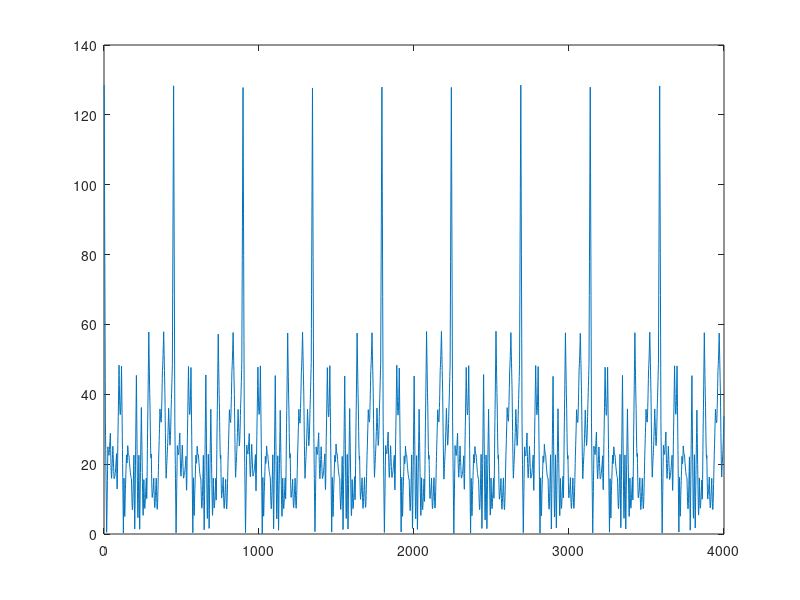

Source code (MATLAB): (Note: this script raises an error after producing the figure.)
function prac1_422()
Fs=2e6; fOffset=6930; FILE="freqB_1s_2Msps.cf32"; VAR_NAME="x";
if ~isfile(FILE)
    gen_freqB_cf32(FILE);
end
x=load_iq("raw_cf32",FILE,VAR_NAME);
if isempty(x)
    [f,p]=uigetfile({'*.cf32;*.bin','Raw cf32';'*.mat','MAT files'},'Select IQ file');
    if isequal(f,0), error('No file selected'); end
    FILE=fullfile(p,f);
    if endsWith(lower(f),'.mat'), x=load_iq("mat",FILE,VAR_NAME); else, x=load_iq("raw_cf32",FILE,VAR_NAME); end
end
x=freq_correct(x,Fs,fOffset);
pre=make_bpsk_preamble();
r=conv(x,conj(flipud(pre)),'valid');
[thr,~]=robust_thr(abs(r));
[~,locs]=findpeaks(abs(r),'MinPeakHeight',thr,'MinPeakDistance',round(numel(pre)*0.75));
if ~isempty(locs)
    s=max(1,locs(1)-500); e=min(numel(r),s+4000-1); idx=s:e;
else
    idx=1:min(4000,numel(r));
end
figure('Color','w'); plot(abs(r(idx))); hold on; yline(thr,'LineWidth',1.5); xlabel('Time (samples)'); ylabel('R_{xx}'); title('Correlator output'); grid on; hold off;
PRE=128; MSG=320;
for k=1:numel(locs)
    start=locs(k)-numel(pre)+1;
    if start<1 || start+PRE+MSG-1>numel(x), continue; end
    blk=x(start+PRE:start+PRE+MSG-1);
    syms=slice_qpsk(blk,16,20);
    [symsC,phi]=qpsk_phase_correct(syms);
    bits=qpsk_to_bits(symsC);
    cands=try_decodes(bits);
    best=pick_printable(cands);
    fprintf('Peak %d @ %d | phase=%.2f deg | word: %s\n',k,start,phi*180/pi,best);
end
end

function gen_freqB_cf32(outpath)
Fs=2e6; N=Fs*1; f0=6930;
bits=[1 1 1 1 0 0 1 1 1 0 1 0 0 0 0 0]';
pre=complex(repelem(single(2*bits-1),8),0);
by=uint8('HELLO_WORLD_12345__');
b=reshape(de2bi(by,'left-msb').',[],1);
if numel(b)<40, b(end+1:40)=0; end
b=b(1:40);
I=single(b(1:2:end)*2-1); Q=single(b(2:2:end)*2-1);
qpsk=complex(I,Q);
data=repelem(qpsk,16);
frame=[pre;data];
rep=50;
seq=repmat(frame,rep,1);
x=zeros(N,1,'single');
x(1:numel(seq))=seq(1:min(numel(seq),N));
n=(0:N-1).'; phi=2*pi*f0/Fs.*n;
x=x.*exp(1j*phi);
x=x+(randn(N,1,'single')+1j*randn(N,1,'single'))*0.02;
A=[real(x).'; imag(x).'];
fid=fopen(outpath,'wb'); fwrite(fid,A,'float32'); fclose(fid);
end

function x=load_iq(mode,path,varName)
x=[];
if strcmp(mode,"raw_cf32")
    fid=fopen(path,'rb'); if fid<0, return; end
    raw=fread(fid,[2,Inf],'float32=>single'); fclose(fid);
    if isempty(raw), return; end
    x=complex(raw(1,:),raw(2,:)).';
elseif strcmp(mode,"mat")
    if ~isfile(path), return; end
    s=load(path,varName); if ~isfield(s,varName), return; end
    x=s.(varName); if ~iscolumn(x), x=x(:); end
end
x=complex(single(real(x)),single(imag(x)));
end

function y=freq_correct(x,Fs,fOff)
n=(0:numel(x)-1).'; y=x.*exp(-1j*2*pi*(fOff/Fs).*n);
end

function pre=make_bpsk_preamble()
bits=[1 1 1 1 0 0 1 1 1 0 1 0 0 0 0 0].';
s=single(2*bits-1); pre=complex(repelem(s,8),0);
end

function [T,madv]=robust_thr(a)
med=median(a); madv=median(abs(a-med))+1e-6; T=med+8*madv;
end

function syms=slice_qpsk(y,sps,Nsym)
idx=(0:Nsym-1)*sps+floor(sps/2)+1; syms=y(idx);
end

function [z,phi]=qpsk_phase_correct(sym)
ang4=angle(mean(sym.^4)); phi=ang4/4; z=sym.*exp(-1j*phi);
end

function bits=qpsk_to_bits(sym)
I=real(sym)>0; Q=imag(sym)>0; bits=zeros(2*numel(sym),1,'uint8');
for k=1:numel(sym)
    if I(k)&&Q(k), b=[0;0];
    elseif ~I(k)&&Q(k), b=[0;1];
    elseif ~I(k)&&~Q(k), b=[1;1];
    else, b=[1;0];
    end
    bits(2*k-1:2*k)=b;
end
end

function outs=try_decodes(bits)
C={}; cand={bits,1-bits,pairflip(bits),1-pairflip(bits)};
for i=1:numel(cand)
    b=cand{i}; B8=reshape(b,8,[]).';
    txt1=char(bi2de(B8,'left-msb')).';
    txt2=char(bi2de(fliplr(B8),'left-msb')).';
    C{end+1}=string(sanitize(txt1));
    C{end+1}=string(sanitize(txt2));
end
outs=unique(string(C),'stable');
end

function s=pick_printable(cands)
scores=arrayfun(@(t) sum(t>=32 & t<=126), double(cands));
[~,i]=max(scores); s=cands(i);
end

function b=pairflip(bits)
B=reshape(bits,2,[]).'; B=fliplr(B); b=reshape(B.',[],1);
end

function t=sanitize(txt)
v=double(txt); mask=(v>=32 & v<=126); v(~mask)=double('?'); t=char(v);
end
